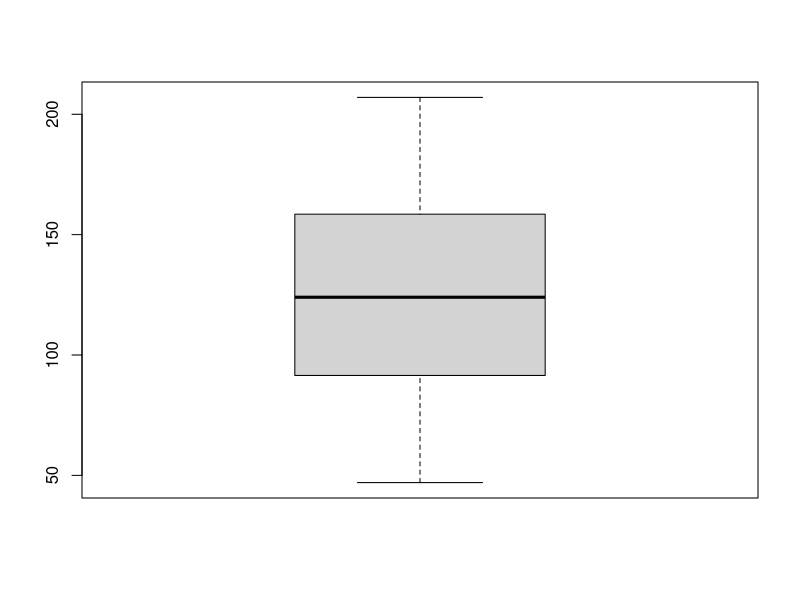
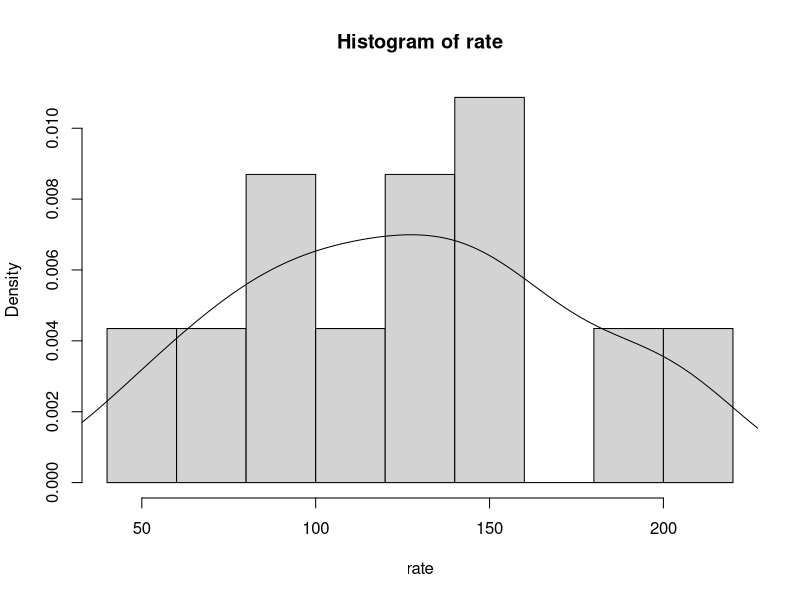
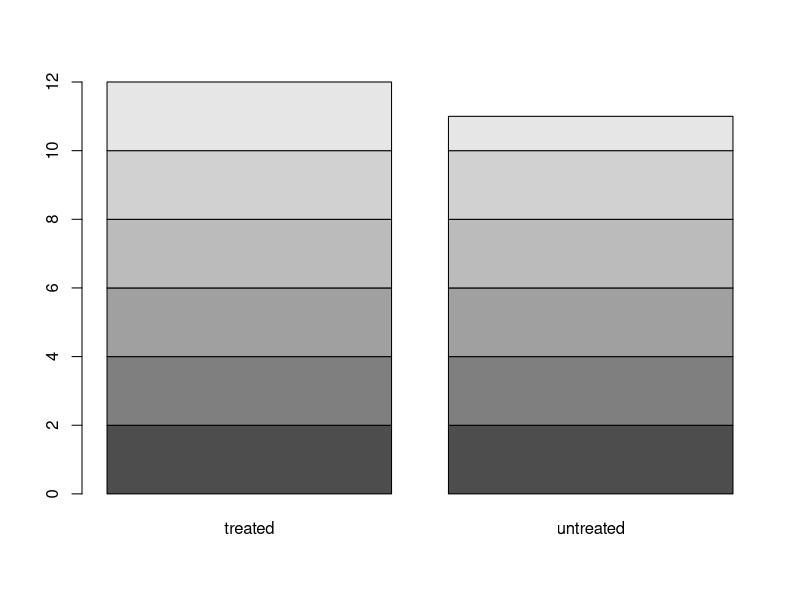
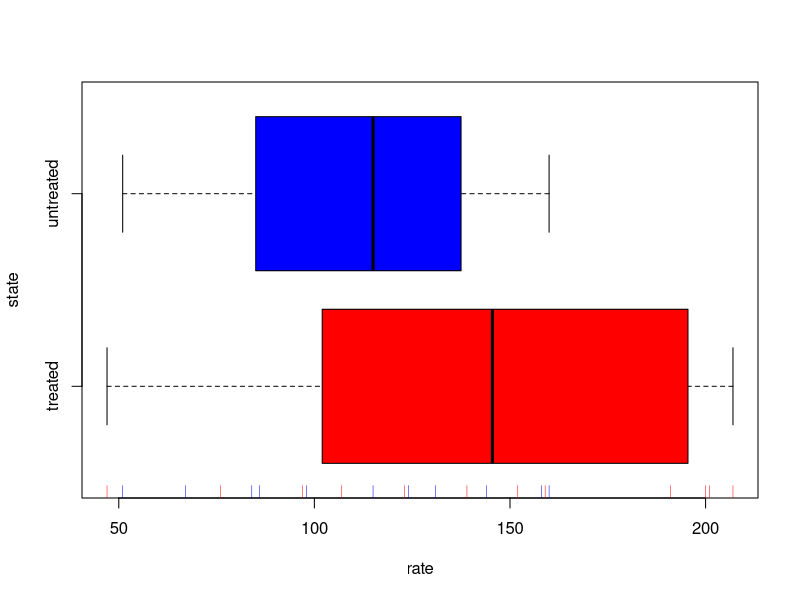
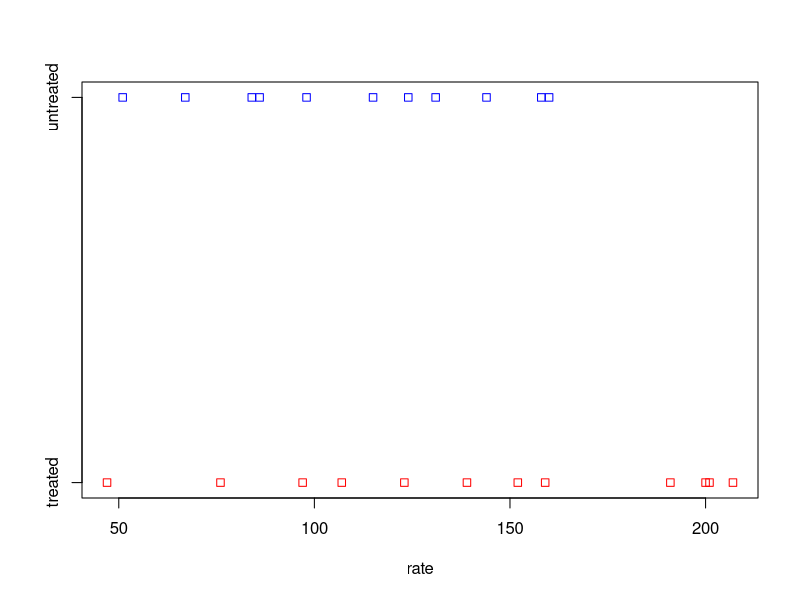
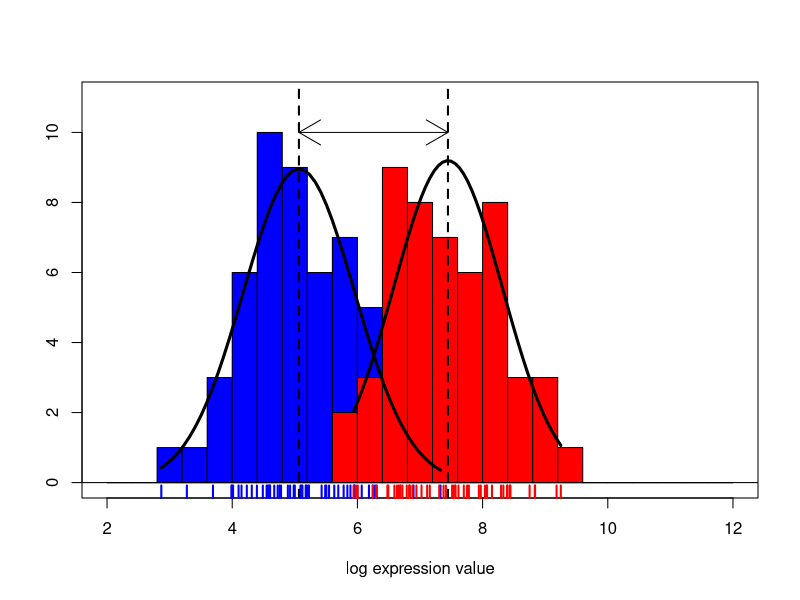
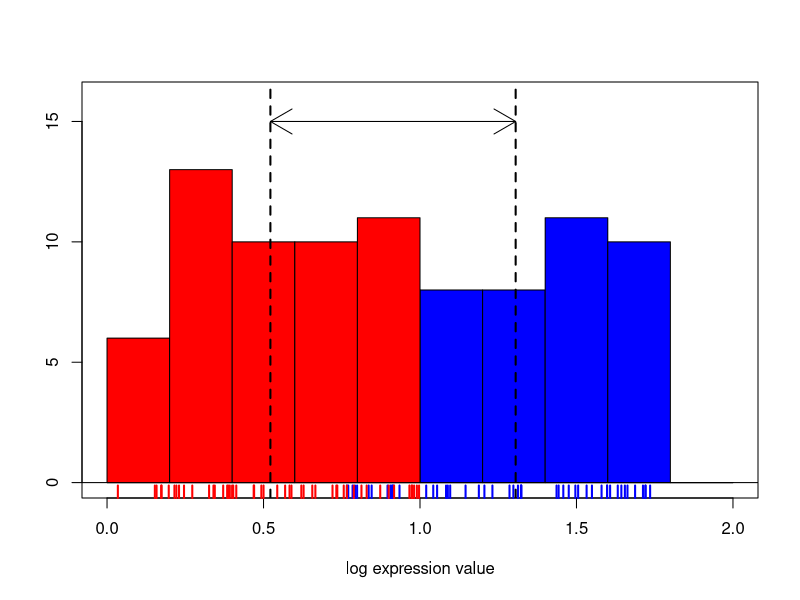

Generate these figures, in order, with R:
## ------------------------------------------------------------------------
Puromycin
attach(Puromycin)

## ------------------------------------------------------------------------
mean(rate)

## ------------------------------------------------------------------------
mean(rate, trim = 1/10)
median(rate)

## ------------------------------------------------------------------------
var(rate)
sqrt(var(rate))
sd(rate)

## ------------------------------------------------------------------------
stdev <- function(x){ sqrt(sum((x-mean(x))^2)/(length(x)-1)) }
stdev(rate)
IQR(rate)
iqr <- function(x){ 
  q <- quantile(x)
  q[4]-q[2]
}
iqr(rate)
abs(-1)
mad(rate)
MAD <- function(x){ median(abs(x-median(x)))*1.4826 }
MAD(rate)

## ------------------------------------------------------------------------
summary(rate)
quantile(rate)
quantile(rate, seq(0, 1, .1))

## ------------------------------------------------------------------------
min(rate)
max(rate)
sum(rate)
log(rate[1])
log(rate[1], 10)
log10(rate[1])
sort(round(rate, -1))
stem(rate)

## ----out.width="3.2in"---------------------------------------------------
boxplot(rate)
hist(rate, freq = F)
lines(density(rate))

## ------------------------------------------------------------------------
set.seed(123)
x <- rnorm(100)
stem(x)
y <- runif(100, 0, 1)
stem(y)
sample(rate)

## ------------------------------------------------------------------------
sample(rate, size = 5)
sample(rate, size = 5, replace = TRUE)
sample(rate, size = 5, replace = TRUE,
      prob = runif(length(rate),0,1))

## ------------------------------------------------------------------------
table(state)
table(state)/length(state)

## ------------------------------------------------------------------------
cats <- cut(rate, breaks = c(0,53,105,153,210))
table(cats)
cats
cats <- cut(rate, breaks = quantile(rate))
table(cats)

## ----out.width="3.2in"---------------------------------------------------
table(conc, state)
barplot(table(conc, state))

## ----out.width="3.2in"---------------------------------------------------
boxplot(rate~state, horizontal = TRUE, col = c("red", "blue"))
rug(rate[state=="treated"], col = "red")
rug(rate[state=="untreated"], col = "blue")
stripchart(rate~state, col = c("red", "blue"))

## ----out.width="3.2in",echo=FALSE----------------------------------------
set.seed(52)
g1 <- rnorm(50, 5)
g2 <- rnorm(50, 7.5)

plot(x=c(2,12), y=c(0,11), type='n', xlab='log expression value', ylab='')
abline(h=0)
rug(g1, col='blue', lwd=2)
rug(g2, col='red', lwd=2)

br <- seq(2, 12, 0.4)
h1 <- hist(g1, breaks=br, add=T, col='blue')
h2 <- hist(g2, breaks=br, add=T, col='red')

xfit <- seq(min(g1),max(g1),length=50)
yfit <- dnorm(xfit, mean=mean(g1), sd=sd(g1))
yfit <- yfit*diff(h1$mids[1:2])*length(g1)
lines(xfit, yfit, col="black", lwd=3) 

xfit2 <- seq(min(g2),max(g2),length=50)
yfit2 <- dnorm(xfit2, mean=mean(g2), sd=sd(g2))
yfit2 <- yfit2*diff(h2$mids[1:2])*length(g2)
lines(xfit2, yfit2, col="black", lwd=3) 

## draw means
abline(v=mean(g1), lwd=2, lty=2)
abline(v=mean(g2), lwd=2, lty=2)

## draw delta
x0 <- mean(g1)
x1 <- mean(g2)
y0 <- 10
y1 <- 10
arrows(x0, y0, x1, y1, code=3)

## ------------------------------------------------------------------------
ttooth <- t.test(ToothGrowth$len~ToothGrowth$supp, conf.level = 0.90)
ttooth

## ------------------------------------------------------------------------
t.test(rate~state, alternative = "greater")

## ------------------------------------------------------------------------
mytest <- t.test(rate~state, alternative="greater")
mytest$p.value
mytest$conf.int
mytest$estimate[2]/mytest$estimate[1]

## ----out.width="3.2in",echo=FALSE----------------------------------------
set.seed(52)
g1 <- runif(50,0.75,1.75)
g2 <- runif(50,0,1)

plot(x=c(0,2), y=c(0,16), type='n', xlab='log expression value', ylab='')
abline(h=0)
rug(g1, col='blue', lwd=2)
rug(g2, col='red', lwd=2)

br <- seq(0, 2, 0.2)
h1 <- hist(g1, breaks=br, add=T, col='blue')
h2 <- hist(g2, breaks=br, add=T, col='red')

## draw means
abline(v=median(g1), lwd=2, lty=2)
abline(v=median(g2), lwd=2, lty=2)

## draw delta
x0 <- median(g1)
x1 <- median(g2)
y0 <- 15
y1 <- 15
arrows(x0, y0, x1, y1, code=3)

## ------------------------------------------------------------------------
wtest <- wilcox.test(rate~state,conf.int=TRUE)
wtest
wtest$p.value

## ------------------------------------------------------------------------
n1 <- length(state[state=="treated"])
n1
rank(rate)
rank(rate)[state=="treated"]
sum(rank(rate)[state=="treated"])-n1*(n1+1)/2

